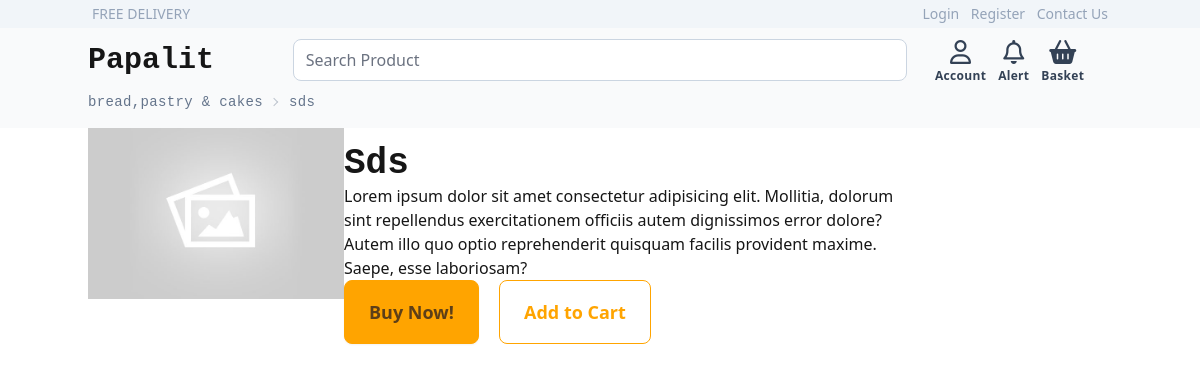
The page /product/af88e024-3297-4ea5-a925-4984b48c3f21 on the database its author committed.
### products/models.py (models this page shows, shortened)
class Product(models.Model):
    name= models.CharField(max_length =200, null=True,blank =True)
    price = models.DecimalField(null = True,blank =True,decimal_places=2,max_digits=6)
    id = models.UUIDField(default=uuid.uuid4,unique=True,primary_key=True,editable=False)
    category = models.ForeignKey(Category ,on_delete=models.CASCADE,null=True,blank =True)
    image= models.ImageField(null=True,blank=True,default='default.jpg')
    is_sale =models.BooleanField(default=False)
    sale_price =models.DecimalField(null = True,blank =True,decimal_places=2,max_digits=6)

class Category(models.Model):
    name= models.CharField(max_length = 200,null =True,blank = True)
    id = models.UUIDField(default=uuid.uuid4,unique=True,primary_key=True,editable=False)
    def __str__(self):
        return self.name

### products/views.py (the view)
# urls.py: path('product/<str:pk>',views.product, name='product'),
def product(request,pk):
    product = Product.objects.get(id=pk)
    context={'product':product}
    return render(request,'products/product.html',context)

### products/templates/products/product.html (shortened to what this page needs)
{%extends 'base.html'%} {%block content%}
<div class="container mx-auto">
  <div class="text-sm breadcrumbs">
    <ul class="tracking-wide font-mono text-slate-500">
      <li>{{product.category}}</li>
      <li>{{product.name}}</li>
    </ul>
  </div>
</div>
<div class="bg-white mt-2">
  <div class="container mx-auto grid w-full grid-cols-4">
    <img
      src="{{product.image.url}}"
      class="col-span-1 w-full mx-auto"
      alt=""
      srcset=""
    />
    <div class="col-span-3 mt-4 flex flex-col justify-between">
      <h1 class="font-mono text-4xl font-semibold">{{product.name.title}}</h1>
      <div>
        <p class="max-w-xl">
          Lorem ipsum dolor sit amet consectetur adipisicing elit. Mollitia,
          dolorum sint repellendus exercitationem officiis autem dignissimos
          error dolore? Autem illo quo optio reprehenderit quisquam facilis
          provident maxime. Saepe, esse laboriosam?
        </p>
      </div>
      <div class="space-x-4">
        <button class="btn btn-lg btn-secondary">Buy Now!</button>
        <button
          id="addCart"
          value="{{product.id}}"
          class="btn btn-lg btn-outline btn-secondary"
        >
          Add to Cart
        </button>
      </div>
    </div>
  </div>
</div>
{%endblock%}

### rows shown on the page
Product: category "bread,pastry & cakes", name "sds", image (placeholder picture), name "Sds"
